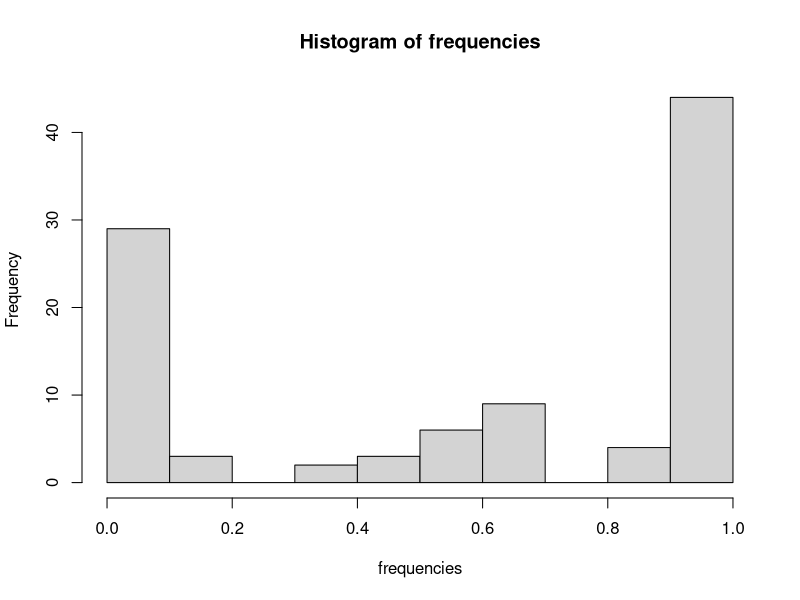
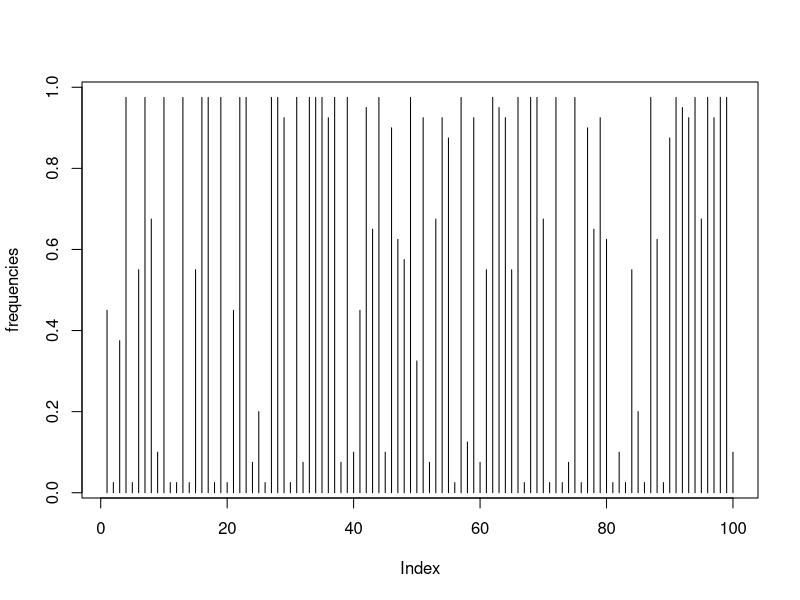
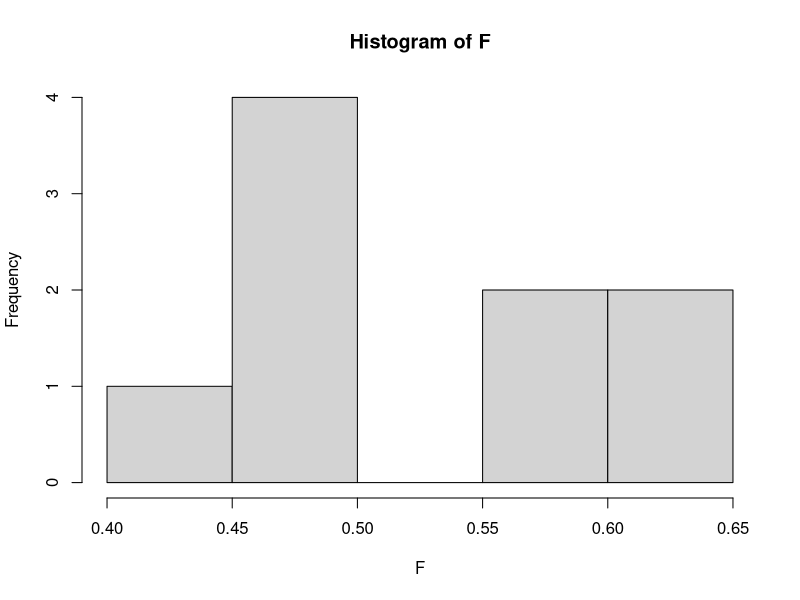
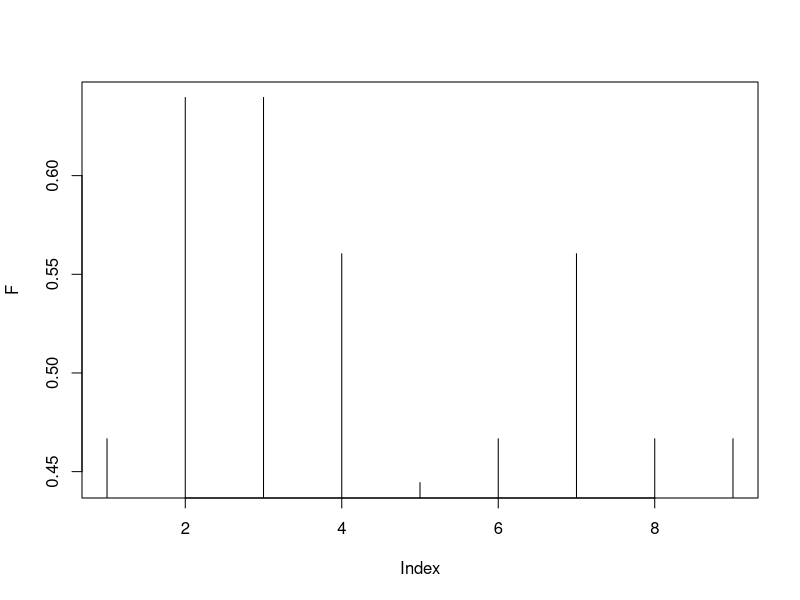

These charts were generated, in order, by the following R code:

# brown bears

## 1) identify which positions are SNPs

### read data
data <- read.csv("../bears.csv", stringsAsFactors=F, header=F, colClasses=rep("character", 10000))
dim(data)

### SNPs are positions where you observed more than one allele
### the easiest thing is to loop over all sites and record the ones with two alleles
snps <- c()
for (i in 1:ncol(data)) {
	if (length(unique(data[,i]))==2) snps <- c(snps, i)
}
### this works to retain the indexes of SNPs; a smartest way would not involve doing a loop but using `apply` functions
cat("\nNumber of SNPs is", length(snps))

### reduce the data set
data <- data[,snps]
dim(data)


## 2) calculate, print and visualise allele frequencies

### again we can loop over each SNP and easily calculate allele frequencies
frequencies <- c()
for (i in 1:ncol(data)) {

        ### alleles in this SNPs
        alleles <- sort(unique(data[,i]))
        cat("\nSNP", i, "with alleles", alleles)

        ### we have to make a decision on which allele to consider to calculate its frequency; 
        ### for instance, after we sort them, we can pick the second one (but the choice at this stage is arbitrary)

        ### frequency (of the second allele)
        freq <- length(which(data[,i]==alleles[2])) / nrow(data)
        cat(" and allele frequency of the second allele", freq)

        frequencies <- c(frequencies, freq)
}
### we can plot is as a histogram
hist(frequencies)
### or simply the frequencies at each position
plot(frequencies, type="h")


## 3) calculate and print genotype frequencies

### again, we can loop over each SNPs and each individual and print the genotype frequencies
nsamples <- 20
for (i in 1:ncol(data)) {

	### alleles in this SNPs
	alleles <- sort(unique(data[,i]))
	cat("\nSNP", i, "with alleles", alleles)

	### as before, I can choose one allele as "reference"
	### genotypes are Allele1/Allele1 Allele1/Allele2 Allele2/Allele2
	genotype_counts <- c(0, 0, 0)

	for (j in 1:nsamples) {
		### indexes of genotypes for individual j
		genotype_index <- c( (j*2)-1, (j*2) )
		### count the Allele2 instances
        	genotype <- length(which(data[genotype_index, i]==alleles[2])) + 1
		### increase the counter for the corresponding genotype
		genotype_counts[genotype] <- genotype_counts[genotype] + 1
	}
	cat(" and genotype frequencies", genotype_counts)
}


## 4) calculate and print homozygosity and heterozygosity

### we can reuse the previous code and easily calculate the heterozygosity
nsamples <- 20
for (i in 1:ncol(data)) {

        ### alleles in this SNPs
        alleles <- sort(unique(data[,i]))
        cat("\nSNP", i, "with alleles", alleles)

        ### as before, I can choose one allele as "reference"
        ### genotypes are Allele1/Allele1 Allele1/Allele2 Allele2/Allele2
        genotype_counts <- c(0, 0, 0)

        for (j in 1:nsamples) {
                ### indexes of genotypes for individual j
                genotype_index <- c( (j*2)-1, (j*2) )
                ### count the Allele2 instances
                genotype <- length(which(data[genotype_index, i]==alleles[2])) + 1
                ### increase the counter for the corresponding genotype
                genotype_counts[genotype] <- genotype_counts[genotype] + 1
        }
        cat(" and heterozygosity", genotype_counts[2]/nsamples, "and homozygosity", 1-genotype_counts[2]/nsamples)
}


## 5) test for HWE, with calculating of expected genotype counts

nonHWE <- c() # to store indexes of SNPs deviating from HWE
nsamples <- 20
for (i in 1:ncol(data)) {

        ### alleles in this SNPs
        alleles <- sort(unique(data[,i]))
        cat("\nSNP", i)  

	### as before, I can choose one allele as "reference"
	### frequency (of the second allele)
        freq <- length(which(data[,i]==alleles[2])) / nrow(data)

	### from the frequency, I can calculate the expected genotype counts under HWE
	genotype_counts_expected <- c( (1-freq)^2, 2*freq*(1-freq), freq^2) * nsamples

        ### genotypes are Allele1/Allele1 Allele1/Allele2 Allele2/Allele2
        genotype_counts <- c(0, 0, 0)

        for (j in 1:nsamples) {
                ### indexes of genotypes for individual j
                genotype_index <- c( (j*2)-1, (j*2) )
                ### count the Allele2 instances
                genotype <- length(which(data[genotype_index, i]==alleles[2])) + 1
                ### increase the counter for the corresponding genotype
                genotype_counts[genotype] <- genotype_counts[genotype] + 1
        }

	### test for HWE: calculate chi^2 statistic
	chi <- sum( (genotype_counts_expected - genotype_counts)^2 / genotype_counts_expected )

	## pvalue
	pv <- 1 - pchisq(chi, df=1)
        cat("with pvalue for test against HWE", pv)

	## retain SNPs with pvalue<0.05
	if (pv < 0.05) nonHWE <- c(nonHWE, i)

}


## 6) calculate, print  and visualise inbreeding coefficients for SNPs deviating from HWE

### assuming we ran the code for point 5, we already have the SNPs deviating
F <- c()
nsamples <- 20
for (i in nonHWE) {

        ### alleles in this SNPs
        alleles <- sort(unique(data[,i]))
        cat("\nSNP", i)

        ### as before, I can choose one allele as "reference"
        ### frequency (of the second allele)
        freq <- length(which(data[,i]==alleles[2])) / nrow(data)

        ### from the frequency, I can calculate the expected genotype counts under HWE
        genotype_counts_expected <- c( (1-freq)^2, 2*freq*(1-freq), freq^2) * nsamples

        ### genotypes are Allele1/Allele1 Allele1/Allele2 Allele2/Allele2
        genotype_counts <- c(0, 0, 0)

        for (j in 1:nsamples) {
                ### indexes of genotypes for individual j
                genotype_index <- c( (j*2)-1, (j*2) )
                ### count the Allele2 instances
                genotype <- length(which(data[genotype_index, i]==alleles[2])) + 1
                ### increase the counter for the corresponding genotype
                genotype_counts[genotype] <- genotype_counts[genotype] + 1
        }

	### calculate inbreeding coefficient
	inbreeding <- ( 2*freq*(1-freq) - (genotype_counts[2]/nsamples) ) / ( 2*freq*(1-freq) )
	F <- c(F, inbreeding)
	cat(" with inbreeding coefficient", inbreeding)
}
### plot
hist(F)
plot(F, type="h")




